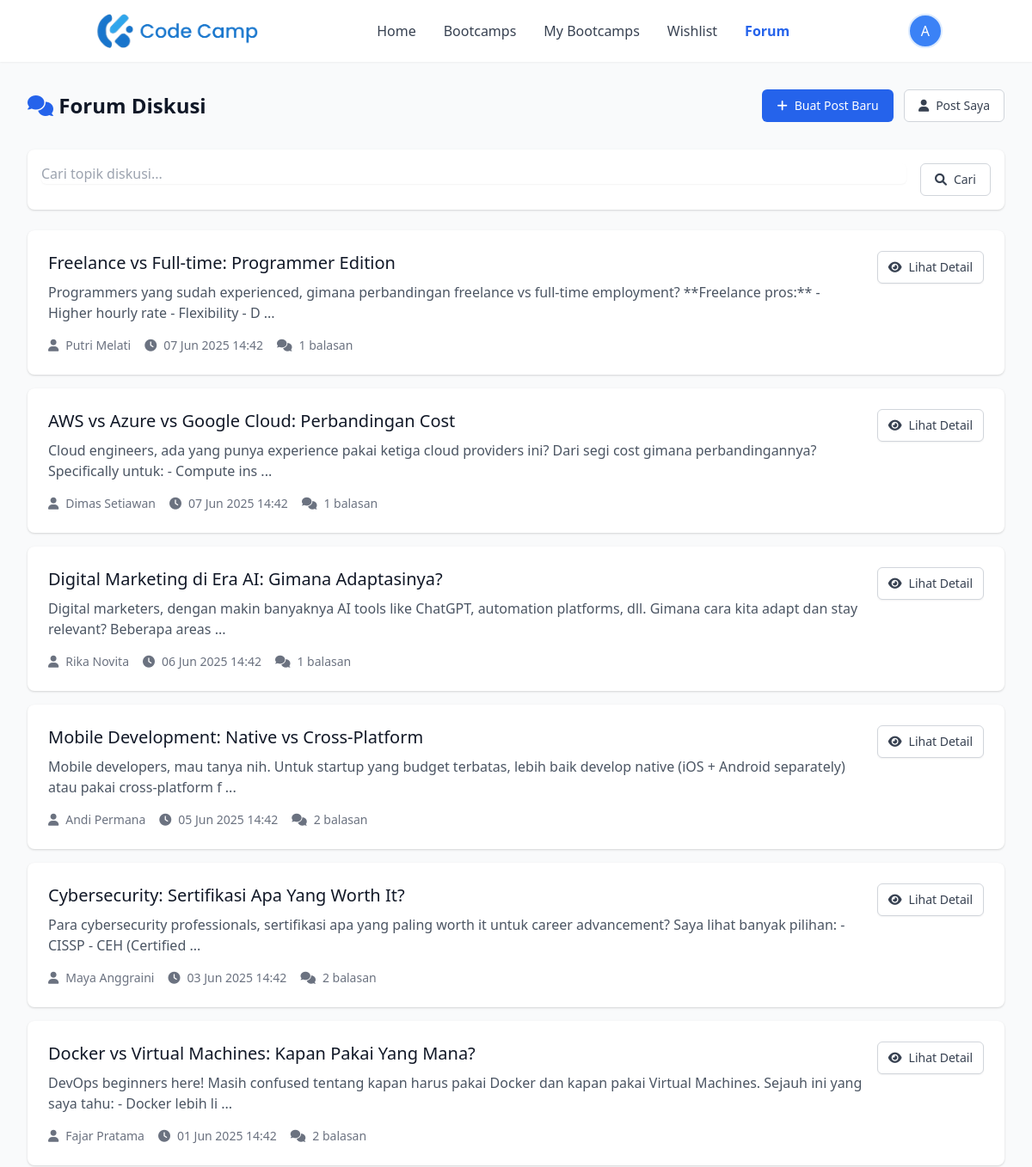
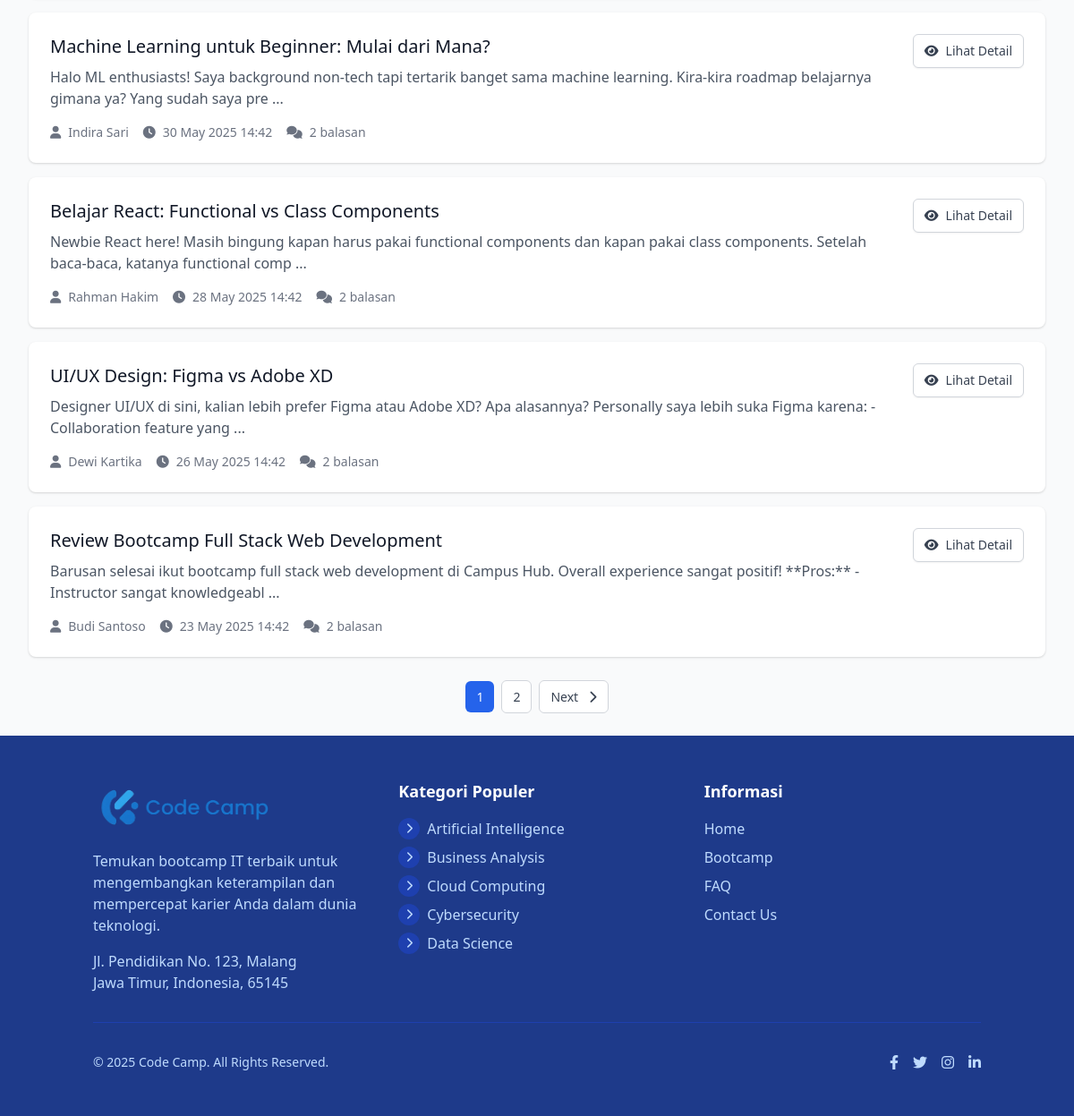
/index.php?action=forum (signed in), run on the app's committed database (2 pictures, top to bottom).
### tables this page shows
CREATE TABLE IF NOT EXISTS forum_posts (
    id INT AUTO_INCREMENT PRIMARY KEY,
    user_id INT NOT NULL,
    title VARCHAR(255) NOT NULL,
    slug VARCHAR(255) NOT NULL UNIQUE,  
    content TEXT NOT NULL,
    category VARCHAR(100) DEFAULT 'general',  
    status ENUM('published', 'draft', 'archived') DEFAULT 'published',  
    is_pinned TINYINT(1) DEFAULT 0,  
    is_locked TINYINT(1) DEFAULT 0,  
    view_count INT DEFAULT 0,  
    reply_count INT DEFAULT 0,  
    last_reply_at DATETIME DEFAULT NULL,  
    last_reply_by INT DEFAULT NULL,  
    created_at DATETIME NOT NULL DEFAULT CURRENT_TIMESTAMP,  
    updated_at DATETIME DEFAULT CURRENT_TIMESTAMP ON UPDATE CURRENT_TIMESTAMP,  
    is_deleted TINYINT(1) DEFAULT 0,  
    
     
     
    
     
    INDEX idx_forum_posts_user (user_id),
    INDEX idx_forum_posts_slug (slug),
    INDEX idx_forum_posts_category (category),
    INDEX idx_forum_posts_status (status),
    INDEX idx_forum_posts_created (created_at),
    INDEX idx_forum_posts_deleted (is_deleted)
);

CREATE TABLE IF NOT EXISTS users (
    id INT AUTO_INCREMENT PRIMARY KEY,
    name VARCHAR(100) NOT NULL,
    alamat_email VARCHAR(100) NOT NULL UNIQUE,  
    password VARCHAR(255) NOT NULL,
    no_telepon VARCHAR(20) DEFAULT NULL,  
    status ENUM('active', 'inactive', 'suspended') DEFAULT 'active',  
    email_verified TINYINT(1) DEFAULT 0,  
    created_at DATETIME NOT NULL DEFAULT CURRENT_TIMESTAMP,  
    updated_at DATETIME DEFAULT CURRENT_TIMESTAMP ON UPDATE CURRENT_TIMESTAMP,  
    
     
    INDEX idx_users_email (alamat_email),
    INDEX idx_users_status (status),
    INDEX idx_users_created (created_at)
);

CREATE TABLE IF NOT EXISTS categories (
    id INT AUTO_INCREMENT PRIMARY KEY,
    name VARCHAR(100) NOT NULL UNIQUE,  
    slug VARCHAR(100) NOT NULL UNIQUE,  
    icon VARCHAR(255) DEFAULT NULL,  
    description TEXT DEFAULT NULL,  
    status ENUM('active', 'inactive') DEFAULT 'active',  
    sort_order INT DEFAULT 0,  
    created_at DATETIME NOT NULL DEFAULT CURRENT_TIMESTAMP,  
    updated_at DATETIME DEFAULT CURRENT_TIMESTAMP ON UPDATE CURRENT_TIMESTAMP,  
    
     
    INDEX idx_categories_slug (slug),
    INDEX idx_categories_status (status),
    INDEX idx_categories_sort (sort_order)
);

### controllers/ForumController.php (called while the page is built, shortened)
<?php
require_once 'config/database.php';
require_once 'models/ForumPost.php';
class ForumController {
    private $forumPost;
    public function __construct() {
        $database = new Database();
        $this->db = $database->getConnection();
        $this->forumPost = new ForumPost($this->db);
    }
    public function index() {
        $page = isset($_GET['page']) ? (int)$_GET['page'] : 1;
        $limit = 10;
        $offset = ($page - 1) * $limit;
        $stmt = $this->forumPost->readAll($limit, $offset);
        $posts = $stmt->fetchAll(PDO::FETCH_ASSOC);
        $total_posts = $this->forumPost->countAll();
        $total_pages = ceil($total_posts / $limit);
        include_once 'views/forum/index.php';
    }
}

### config/database.php (called while the page is built, shortened)
<?php
class Database {
    private $host;
    private $database_name;
    private $username;
    private $password;
    private $charset;
    public function __construct() {
        $this->host = $_ENV['DB_HOST'] ?? 'localhost';
        $this->database_name = $_ENV['DB_NAME'] ?? 'code_camp';
        $this->username = $_ENV['DB_USER'] ?? 'root';
        $this->password = $_ENV['DB_PASS'] ?? 'rahasia';
        $this->charset = 'utf8mb4';
    }
    public function getConnection() {
        $this->conn = null;
        try {
            $dsn = "mysql:host=" . $this->host . ";dbname=" . $this->database_name . ";charset=" . $this->charset;
            $options = [
                PDO::ATTR_ERRMODE => PDO::ERRMODE_EXCEPTION,
                PDO::ATTR_DEFAULT_FETCH_MODE => PDO::FETCH_ASSOC,
                PDO::ATTR_EMULATE_PREPARES => false,
                PDO::MYSQL_ATTR_INIT_COMMAND => "SET NAMES " . $this->charset . " COLLATE utf8mb4_unicode_ci"
            ];
            $this->conn = new PDO($dsn, $this->username, $this->password, $options);
            $this->conn->exec("SET time_zone = '+07:00'");
        } catch(PDOException $exception) {
            error_log("Database connection error: " . $exception->getMessage());
            if ($_ENV['APP_ENV'] === 'production') {
                throw new Exception("Database connection failed");
            } else {
                throw new Exception("Database connection error: " . $exception->getMessage());
            }
        }
        return $this->conn;
    }
}
?>

### models/ForumPost.php (called while the page is built, shortened)
<?php
class ForumPost {
    private $conn;
    private $table_name = "forum_posts";
    public function __construct($db) {
        $this->conn = $db;
    }
    public function readAll($limit = 10, $offset = 0) {
        $query = "SELECT
                    fp.id, fp.user_id, fp.title, fp.content, fp.created_at, fp.updated_at,
                    u.name as user_name,
                    (SELECT COUNT(*) FROM forum_replies fr WHERE fr.post_id = fp.id AND fr.is_deleted = 0) as reply_count
                  FROM " . $this->table_name . " fp
                  LEFT JOIN users u ON fp.user_id = u.id
                  WHERE fp.is_deleted = 0
                  ORDER BY fp.created_at DESC
                  LIMIT :limit OFFSET :offset";
        $stmt = $this->conn->prepare($query);
        $stmt->bindParam(':limit', $limit, PDO::PARAM_INT);
        $stmt->bindParam(':offset', $offset, PDO::PARAM_INT);
        $stmt->execute();
        return $stmt;
    }
    public function countAll() {
        $query = "SELECT COUNT(*) as total FROM " . $this->table_name . " WHERE is_deleted = 0";
        $stmt = $this->conn->prepare($query);
        $stmt->execute();
        $row = $stmt->fetch(PDO::FETCH_ASSOC);
        return $row['total'];
    }
}

### models/Category.php (called while the page is built, shortened)
<?php
require_once 'config/database.php';
class Category {
    private $conn;
    private $table_name = "categories";
    public function __construct($db) {
        $this->conn = $db;
    }
    public function readAll() {
        $query = "SELECT * FROM " . $this->table_name . " ORDER BY name ASC";
        $stmt = $this->conn->prepare($query);
        $stmt->execute();
        return $stmt;
    }
}
?>

### views/forum/index.php (the view, shortened to what this page needs)
<?php include_once 'views/includes/header.php'; ?>
<div class="max-w-7xl mx-auto px-4 sm:px-6 lg:px-8 py-8">
    <div class="flex justify-between items-center mb-8">
        <h2 class="text-2xl font-bold text-gray-900">
            <i class="fas fa-comments text-blue-600"></i> Forum Diskusi
        </h2>
        <div class="space-x-2">
            <?php if (isset($_SESSION['user_id'])): ?>
                <a href="index.php?action=forum_create"
                   class="inline-flex items-center px-4 py-2 border border-transparent text-sm font-medium rounded-md text-white bg-blue-600 hover:bg-blue-700">
                    <i class="fas fa-plus mr-2"></i> Buat Post Baru
                </a>
                <a href="index.php?action=forum_my_posts"
                   class="inline-flex items-center px-4 py-2 border border-gray-300 text-sm font-medium rounded-md text-gray-700 bg-white hover:bg-gray-50">
                    <i class="fas fa-user mr-2"></i> Post Saya
                </a>
            <?php endif; ?>
        </div>
    </div>
    <div class="bg-white shadow rounded-lg mb-6 p-4">
        <form method="GET" action="index.php" class="flex gap-4">
            <div class="flex-1">
                <input type="text" name="q"
                       class="w-full rounded-md border-gray-300 shadow-sm focus:border-blue-500 focus:ring-blue-500"
                       placeholder="Cari topik diskusi..."
                       value="<?php echo isset($_GET['q']) ? htmlspecialchars($_GET['q']) : ''; ?>">
            </div>
            <button type="submit"
                    class="inline-flex items-center px-4 py-2 border border-gray-300 text-sm font-medium rounded-md text-gray-700 bg-white hover:bg-gray-50">
                <i class="fas fa-search mr-2"></i> Cari
            </button>
        </form>
    </div>
    <div class="space-y-4">
        <?php if (!empty($posts)): ?>
            <?php foreach ($posts as $post): ?>
                <div class="bg-white shadow rounded-lg overflow-hidden">
                    <div class="p-6">
                        <div class="flex justify-between">
                            <div class="flex-1">
                                <h5 class="text-xl font-medium text-gray-900 mb-2">
                                    <a href="index.php?action=forum_detail&id=<?php echo $post['id']; ?>"
                                       class="hover:text-blue-600">
                                        <?php echo htmlspecialchars($post['title']); ?>
                                    </a>
                                </h5>
                                <p class="text-gray-600 mb-4">
                                    <?php echo substr(htmlspecialchars($post['content']), 0, 150); ?>
                                    <?php if (strlen($post['content']) > 150): ?>...<?php endif; ?>
                                </p>
                                <div class="flex items-center text-sm text-gray-500">
                                    <span class="flex items-center">
                                        <i class="fas fa-user mr-2"></i>
                                        <?php echo htmlspecialchars($post['user_name']); ?>
                                    </span>
                                    <span class="flex items-center ml-4">
                                        <i class="fas fa-clock mr-2"></i>
                                        <?php echo date('d M Y H:i', strtotime($post['created_at'])); ?>
                                    </span>
                                    <span class="flex items-center ml-4">
                                        <i class="fas fa-comments mr-2"></i>
                                        <?php echo $post['reply_count']; ?> balasan
                                    </span>
                                </div>
                            </div>
                            <div class="ml-4">
                                <a href="index.php?action=forum_detail&id=<?php echo $post['id']; ?>"
                                   class="inline-flex items-center px-3 py-2 border border-gray-300 shadow-sm text-sm font-medium rounded-md text-gray-700 bg-white hover:bg-gray-50">
                                    <i class="fas fa-eye mr-2"></i> Lihat Detail
                                </a>
                            </div>
                        </div>
                    </div>
                </div>
            <?php endforeach; ?>
        <?php endif; ?>
    </div>
    <?php if (isset($total_pages) && $total_pages > 1): ?>
        <nav class="mt-8 flex justify-center" aria-label="Pagination">
            <ul class="flex items-center space-x-2">
                <?php for ($i = 1; $i <= $total_pages; $i++): ?>
                    <li>
                        <a href="index.php?action=forum&page=<?php echo $i; ?>"
                           class="px-3 py-2 rounded-md text-sm font-medium <?php echo ($i == $page) ? 'bg-blue-600 text-white' : 'text-gray-700 bg-white border border-gray-300 hover:bg-gray-50'; ?>">
                            <?php echo $i; ?>
                        </a>
                    </li>
                <?php endfor; ?>
                <?php if ($page < $total_pages): ?>
                    <li>
                        <a href="index.php?action=forum&page=<?php echo ($page + 1); ?>"
                           class="px-3 py-2 rounded-md text-sm font-medium text-gray-700 bg-white border border-gray-300 hover:bg-gray-50">
                            Next <i class="fas fa-chevron-right ml-2"></i>
                        </a>
                    </li>
                <?php endif; ?>
            </ul>
        </nav>
    <?php endif; ?>
</div>
<?php include_once 'views/includes/footer.php'; ?>

### views/includes/footer.php (shortened to what this page needs)
<?php
if (!isset($categories)) {
    require_once (isset($base_url) ? $base_url : '') . 'config/database.php';
    require_once (isset($base_url) ? $base_url : '') . 'models/Category.php';
    $database = new Database();
    $db = $database->getConnection();
    $category = new Category($db);
    $categoryStmt = $category->readAll();
    $categories = $categoryStmt->fetchAll(PDO::FETCH_ASSOC);
}
?>
    <footer class="bg-blue-900 text-white">
        <div class="container mx-auto px-4 py-12">
            <div class="grid grid-cols-1 md:grid-cols-3 gap-8">
                <div>
                    <div class="flex items-center mb-4">
                        <img src="<?php echo isset($base_url) ? $base_url : ''; ?>assets/images/logo.png" alt="Logo" class="h-16 hidden md:block">
                    </div>
                    <p class="text-blue-200 mb-4">Temukan bootcamp IT terbaik untuk mengembangkan keterampilan dan mempercepat karier Anda dalam dunia teknologi.</p>
                    <p class="text-blue-200">Jl. Pendidikan No. 123, Malang<br>Jawa Timur, Indonesia, 65145</p>
                </div>
                <div>
                    <h3 class="text-lg font-bold mb-4">Kategori Populer</h3>
                    <ul class="space-y-2">
                        <?php foreach (array_slice($categories, 0, 5) as $category): ?>
                            <li class="flex items-center">
                                <div class="w-6 h-6 mr-2 bg-blue-800 rounded-full flex items-center justify-center">
                                    <?php
                                    $icon_path = null;
                                    if ($icon_path): ?>
                                        <img src="<?php echo $icon_path; ?>" alt="<?php echo htmlspecialchars($category['name']); ?>" class="w-4 h-4 object-contain filter brightness-0 invert">
                                    <?php else: ?>
                                        <i class="fas fa-chevron-right text-blue-200 text-xs"></i>
                                    <?php endif; ?>
                                </div>
                                <a href="<?php echo isset($base_url) ? $base_url : ''; ?>index.php?action=bootcamp_category&id=<?php echo $category['id']; ?>" class="text-blue-200 hover:text-white transition-colors">
                                    <?php echo htmlspecialchars($category['name']); ?>
                                </a>
                            </li>
                        <?php endforeach; ?>
                    </ul>
                </div>
                <div>
                    <h3 class="text-lg font-bold mb-4">Informasi</h3>
                    <ul class="space-y-2">
                        <li><a href="<?php echo isset($base_url) ? $base_url : ''; ?>index.php" class="text-blue-200 hover:text-white">Home</a></li>
                        <li><a href="<?php echo isset($base_url) ? $base_url : ''; ?>index.php?action=bootcamps" class="text-blue-200 hover:text-white">Bootcamp</a></li>
                        <li><a href="#" class="text-blue-200 hover:text-white">FAQ</a></li>
                        <li><a href="#" class="text-blue-200 hover:text-white">Contact Us</a></li>
                    </ul>
                </div>
            </div>
            <div class="border-t border-blue-800 mt-8 pt-8 flex flex-col md:flex-row justify-between items-center">
                <p class="text-blue-200 text-sm">&copy; 2025 Code Camp. All Rights Reserved.</p>
                <div class="flex space-x-4 mt-4 md:mt-0">
                    <a href="#" class="text-blue-200 hover:text-white">
                        <i class="fab fa-facebook-f"></i>
                    </a>
                    <a href="#" class="text-blue-200 hover:text-white">
                        <i class="fab fa-twitter"></i>
                    </a>
                    <a href="#" class="text-blue-200 hover:text-white">
                        <i class="fab fa-instagram"></i>
                    </a>
                    <a href="#" class="text-blue-200 hover:text-white">
                        <i class="fab fa-linkedin-in"></i>
                    </a>
                </div>
            </div>
        </div>
    </footer>
</body>
</html>

### assets/css/custom.css (style rules this page uses)
body { font-family: 'Inter', sans-serif; }

### data on the page
forum_posts: title "Freelance vs Full-time: Programmer Edition", content "Programmers yang sudah experienced, gimana perbandingan freelance vs full-time employment? **Freelance pros:** - Higher hourly rate - Flexibility - D", user.name "Putri Melati", created_at "07 Jun 2025 14:42", reply_count "1"
forum_posts: title "AWS vs Azure vs Google Cloud: Perbandingan Cost", content "Cloud engineers, ada yang punya experience pakai ketiga cloud providers ini? Dari segi cost gimana perbandingannya? Specifically untuk: - Compute ins", user.name "Dimas Setiawan", created_at "07 Jun 2025 14:42", reply_count "1"
forum_posts: title "Digital Marketing di Era AI: Gimana Adaptasinya?", content "Digital marketers, dengan makin banyaknya AI tools like ChatGPT, automation platforms, dll. Gimana cara kita adapt dan stay relevant? Beberapa areas", user.name "Rika Novita", created_at "06 Jun 2025 14:42", reply_count "1"
forum_posts: title "Mobile Development: Native vs Cross-Platform", content "Mobile developers, mau tanya nih. Untuk startup yang budget terbatas, lebih baik develop native (iOS + Android separately) atau pakai cross-platform f", user.name "Andi Permana", created_at "05 Jun 2025 14:42", reply_count "2"
forum_posts: title "Cybersecurity: Sertifikasi Apa Yang Worth It?", content "Para cybersecurity professionals, sertifikasi apa yang paling worth it untuk career advancement? Saya lihat banyak pilihan: - CISSP - CEH (Certified", user.name "Maya Anggraini", created_at "03 Jun 2025 14:42", reply_count "2"
forum_posts: title "Docker vs Virtual Machines: Kapan Pakai Yang Mana?", content "DevOps beginners here! Masih confused tentang kapan harus pakai Docker dan kapan pakai Virtual Machines. Sejauh ini yang saya tahu: - Docker lebih li", user.name "Fajar Pratama", created_at "01 Jun 2025 14:42", reply_count "2"
forum_posts: title "Machine Learning untuk Beginner: Mulai dari Mana?", content "Halo ML enthusiasts! Saya background non-tech tapi tertarik banget sama machine learning. Kira-kira roadmap belajarnya gimana ya? Yang sudah saya pre", user.name "Indira Sari", created_at "30 May 2025 14:42", reply_count "2"
forum_posts: title "Belajar React: Functional vs Class Components", content "Newbie React here! Masih bingung kapan harus pakai functional components dan kapan pakai class components. Setelah baca-baca, katanya functional comp", user.name "Rahman Hakim", created_at "28 May 2025 14:42", reply_count "2"
forum_posts: title "UI/UX Design: Figma vs Adobe XD", content "Designer UI/UX di sini, kalian lebih prefer Figma atau Adobe XD? Apa alasannya? Personally saya lebih suka Figma karena: - Collaboration feature yang", user.name "Dewi Kartika", created_at "26 May 2025 14:42", reply_count "2"
forum_posts: title "Review Bootcamp Full Stack Web Development", content "Barusan selesai ikut bootcamp full stack web development di Campus Hub. Overall experience sangat positif! **Pros:** - Instructor sangat knowledgeabl", user.name "Budi Santoso", created_at "23 May 2025 14:42", reply_count "2"
categories: name "Artificial Intelligence"
categories: name "Business Analysis"
categories: name "Cloud Computing"
categories: name "Cybersecurity"
categories: name "Data Science"

### other printed values
substr($user_name, 0, 1) "A"
